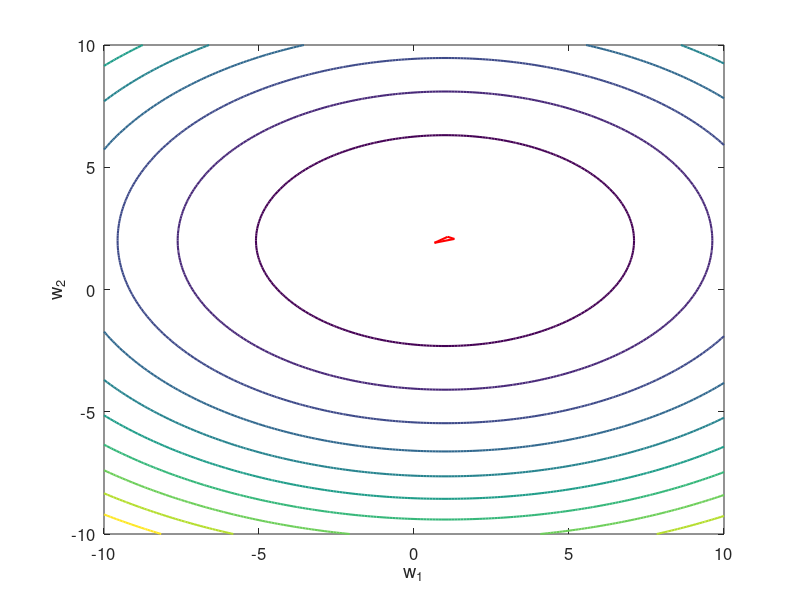

MATLAB code for this plot:
# Create a gif of the optimization process
# See https://www.mathworks.com/help/matlab/ref/imwrite.html

filename = 'algo_demo.gif';
DelayTime = 1; # Time in seconds for each plot in the GIF
f = figure;

minW = -10;
maxW = 10;
step_size=0.1;
[W1,W2] = meshgrid(minW:step_size:maxW, minW:step_size:maxW);
E = W1.^2-2.*W1+1+2*(W2.^2-4.*W2+4);

num_simplexes = 13; # The number of iterations +1 for the initial simplex
size = 2; # The size of each vertex i.e. tje number of variables

X = zeros(num_simplexes,size+1+1); # +1 for size+1 vertices and +1 to replot the first  
Y = zeros(num_simplexes,size+1+1); # +1 for size+1 vertices and +1 to replot the first  

# Pasted output from algo_demo.out
X(1,:)=[ 0.744293 -7.520706 -8.296250 0.744293 ];
Y(1,:)=[ 7.368356 7.464125 -3.731882 7.368356 ];
X(2,:)=[ -5.842228 0.744293 -7.520706 -5.842228 ];
Y(2,:)=[ 1.842179 7.368356 7.464125 1.842179 ];
X(3,:)=[ 2.422772 -5.842228 0.744293 2.422772 ];
Y(3,:)=[ 1.746410 1.842179 7.368356 1.746410 ];
X(4,:)=[ 2.422772 -0.482717 -5.842228 2.422772 ];
Y(4,:)=[ 1.746410 4.581325 1.842179 1.746410 ];
X(5,:)=[ 2.422772 -2.436100 -0.482717 2.422772 ];
Y(5,:)=[ 1.746410 2.503023 4.581325 1.746410 ];
X(6,:)=[ 2.422772 0.469388 -2.436100 2.422772 ];
Y(6,:)=[ 1.746410 -0.331892 2.503023 1.746410 ];
X(7,:)=[ 2.422772 -0.495010 0.469388 2.422772 ];
Y(7,:)=[ 1.746410 1.605141 -0.331892 1.746410 ];
X(8,:)=[ 1.211127 2.422772 -0.495010 1.211127 ];
Y(8,:)=[ 2.679610 1.746410 1.605141 2.679610 ];
X(9,:)=[ 0.660969 1.211127 2.422772 0.660969 ];
Y(9,:)=[ 1.909076 2.679610 1.746410 1.909076 ];
X(10,:)=[ 0.660969 1.679410 1.211127 0.660969 ];
Y(10,:)=[ 1.909076 2.020377 2.679610 1.909076 ];
X(11,:)=[ 0.660969 1.190658 1.679410 0.660969 ];
Y(11,:)=[ 1.909076 2.322168 2.020377 1.909076 ];
X(12,:)=[ 1.302612 0.660969 1.190658 1.302612 ];
Y(12,:)=[ 2.067999 1.909076 2.322168 2.067999 ];
X(13,:)=[ 1.086224 1.302612 0.660969 1.086224 ];
Y(13,:)=[ 2.155353 2.067999 1.909076 2.155353 ];
X(14,:)=[ 0.927694 1.086224 1.302612 0.927694 ];
Y(14,:)=[ 2.010376 2.155353 2.067999 2.010376 ];
X(15,:)=[ 0.927694 1.154785 1.086224 0.927694 ];
Y(15,:)=[ 2.010376 2.075432 2.155353 2.010376 ];
X(16,:)=[ 0.927694 0.996255 1.154785 0.927694 ];
Y(16,:)=[ 2.010376 1.930455 2.075432 2.010376 ];
X(17,:)=[ 1.058380 0.927694 0.996255 1.058380 ];
Y(17,:)=[ 2.022923 2.010376 1.930455 2.022923 ];

for i = 1:num_simplexes    
      
      contour(W1, W2, E, 'linewidth',1.5);
      xlabel("w_1");
      ylabel("w_2");
      set(gca, "fontsize", 12)
      hold on;
      plot(X(i,:),Y(i,:), 'r','linewidth',1.5)
      hold off;
      drawnow
                  
      frame = getframe(f);      
      im = frame2im(frame);     
      [imind,cm] = rgb2ind(im); 
      if i == 1;          
          imwrite(imind,cm,filename,'gif','DelayTime', DelayTime , 'Compression' , 'lzw');
      else
          imwrite(imind,cm,filename,'gif','WriteMode','append','DelayTime', DelayTime , 'Compression' , 'lzw');
      end
end